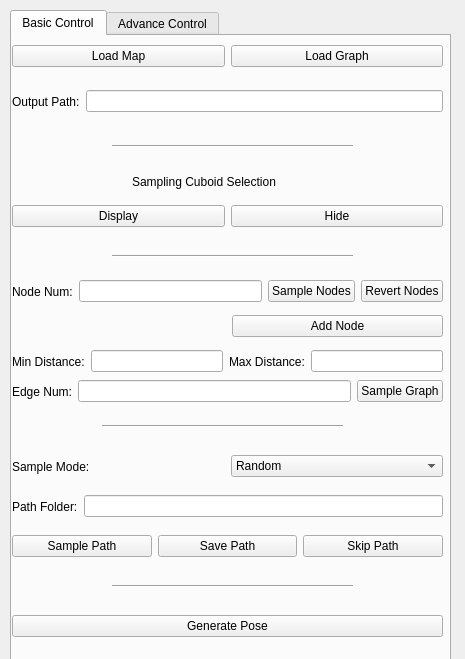
<?xml version="1.0" encoding="UTF-8"?>
<ui version="4.0">
 <class>ui_panel_from_qt</class>
 <widget class="QWidget" name="ui_panel_from_qt">
  <property name="geometry">
   <rect>
    <x>0</x>
    <y>0</y>
    <width>465</width>
    <height>659</height>
   </rect>
  </property>
  <property name="windowTitle">
   <string>Form</string>
  </property>
  <widget class="QTabWidget" name="tabWidget">
   <property name="geometry">
    <rect>
     <x>10</x>
     <y>10</y>
     <width>441</width>
     <height>651</height>
    </rect>
   </property>
   <property name="currentIndex">
    <number>0</number>
   </property>
   <widget class="QWidget" name="basic_control">
    <attribute name="title">
     <string>Basic Control</string>
    </attribute>
    <widget class="Line" name="line_4">
     <property name="geometry">
      <rect>
       <x>100</x>
       <y>100</y>
       <width>241</width>
       <height>21</height>
      </rect>
     </property>
     <property name="orientation">
      <enum>Qt::Horizontal</enum>
     </property>
    </widget>
    <widget class="QWidget" name="horizontalLayoutWidget_5">
     <property name="geometry">
      <rect>
       <x>220</x>
       <y>270</y>
       <width>211</width>
       <height>41</height>
      </rect>
     </property>
     <layout class="QHBoxLayout" name="horizontalLayout_6">
      <item>
       <widget class="QPushButton" name="add_node_button">
        <property name="text">
         <string>Add Node</string>
        </property>
       </widget>
      </item>
     </layout>
    </widget>
    <widget class="QWidget" name="horizontalLayoutWidget_4">
     <property name="geometry">
      <rect>
       <x>0</x>
       <y>240</y>
       <width>431</width>
       <height>31</height>
      </rect>
     </property>
     <layout class="QHBoxLayout" name="horizontalLayout_5">
      <item>
       <widget class="QLabel" name="label_2">
        <property name="text">
         <string>Node Num:</string>
        </property>
       </widget>
      </item>
      <item>
       <widget class="QLineEdit" name="node_num"/>
      </item>
      <item>
       <widget class="QPushButton" name="sample_node_button">
        <property name="text">
         <string>Sample Nodes</string>
        </property>
       </widget>
      </item>
      <item>
       <widget class="QPushButton" name="revert_node_button">
        <property name="text">
         <string>Revert Nodes</string>
        </property>
       </widget>
      </item>
     </layout>
    </widget>
    <widget class="QWidget" name="horizontalLayoutWidget_10">
     <property name="geometry">
      <rect>
       <x>0</x>
       <y>570</y>
       <width>431</width>
       <height>41</height>
      </rect>
     </property>
     <layout class="QHBoxLayout" name="horizontalLayout_14">
      <item>
       <widget class="QPushButton" name="generate_pose_button">
        <property name="text">
         <string>Generate Pose</string>
        </property>
       </widget>
      </item>
     </layout>
    </widget>
    <widget class="QWidget" name="horizontalLayoutWidget_2">
     <property name="geometry">
      <rect>
       <x>0</x>
       <y>160</y>
       <width>431</width>
       <height>41</height>
      </rect>
     </property>
     <layout class="QHBoxLayout" name="horizontalLayout_2">
      <item>
       <widget class="QPushButton" name="display_sampling_cuboid">
        <property name="text">
         <string>Display</string>
        </property>
       </widget>
      </item>
      <item>
       <widget class="QPushButton" name="hide_sampling_cuboid">
        <property name="text">
         <string>Hide</string>
        </property>
       </widget>
      </item>
     </layout>
    </widget>
    <widget class="QWidget" name="horizontalLayoutWidget_8">
     <property name="geometry">
      <rect>
       <x>0</x>
       <y>410</y>
       <width>431</width>
       <height>41</height>
      </rect>
     </property>
     <layout class="QHBoxLayout" name="horizontalLayout_12">
      <item>
       <widget class="QLabel" name="label_4">
        <property name="text">
         <string>Sample Mode:</string>
        </property>
       </widget>
      </item>
      <item>
       <widget class="QComboBox" name="sample_mode_combo">
        <item>
         <property name="text">
          <string>Random</string>
         </property>
        </item>
        <item>
         <property name="text">
          <string>Min-Length</string>
         </property>
        </item>
        <item>
         <property name="text">
          <string>Max-Length</string>
         </property>
        </item>
       </widget>
      </item>
     </layout>
    </widget>
    <widget class="QWidget" name="horizontalLayoutWidget_3">
     <property name="geometry">
      <rect>
       <x>0</x>
       <y>50</y>
       <width>431</width>
       <height>31</height>
      </rect>
     </property>
     <layout class="QHBoxLayout" name="horizontalLayout_4">
      <item>
       <widget class="QLabel" name="label">
        <property name="text">
         <string>Output Path:</string>
        </property>
       </widget>
      </item>
      <item>
       <widget class="QLineEdit" name="output_path_text"/>
      </item>
     </layout>
    </widget>
    <widget class="QWidget" name="horizontalLayoutWidget_6">
     <property name="geometry">
      <rect>
       <x>0</x>
       <y>310</y>
       <width>431</width>
       <height>31</height>
      </rect>
     </property>
     <layout class="QHBoxLayout" name="horizontalLayout_7">
      <item>
       <widget class="QLabel" name="label_3">
        <property name="text">
         <string>Min Distance:</string>
        </property>
       </widget>
      </item>
      <item>
       <widget class="QLineEdit" name="min_distance_input"/>
      </item>
      <item>
       <widget class="QLabel" name="label_5">
        <property name="text">
         <string>Max Distance:</string>
        </property>
       </widget>
      </item>
      <item>
       <widget class="QLineEdit" name="max_distance_input"/>
      </item>
     </layout>
    </widget>
    <widget class="QWidget" name="horizontalLayoutWidget_11">
     <property name="geometry">
      <rect>
       <x>120</x>
       <y>130</y>
       <width>191</width>
       <height>31</height>
      </rect>
     </property>
     <layout class="QHBoxLayout" name="horizontalLayout_3">
      <item>
       <widget class="QLabel" name="label_7">
        <property name="layoutDirection">
         <enum>Qt::LeftToRight</enum>
        </property>
        <property name="text">
         <string>Sampling Cuboid Selection</string>
        </property>
       </widget>
      </item>
     </layout>
    </widget>
    <widget class="Line" name="line_3">
     <property name="geometry">
      <rect>
       <x>100</x>
       <y>540</y>
       <width>241</width>
       <height>20</height>
      </rect>
     </property>
     <property name="orientation">
      <enum>Qt::Horizontal</enum>
     </property>
    </widget>
    <widget class="Line" name="line_2">
     <property name="geometry">
      <rect>
       <x>90</x>
       <y>380</y>
       <width>241</width>
       <height>20</height>
      </rect>
     </property>
     <property name="orientation">
      <enum>Qt::Horizontal</enum>
     </property>
    </widget>
    <widget class="Line" name="line">
     <property name="geometry">
      <rect>
       <x>100</x>
       <y>210</y>
       <width>241</width>
       <height>21</height>
      </rect>
     </property>
     <property name="orientation">
      <enum>Qt::Horizontal</enum>
     </property>
    </widget>
    <widget class="QWidget" name="horizontalLayoutWidget_9">
     <property name="geometry">
      <rect>
       <x>0</x>
       <y>490</y>
       <width>431</width>
       <height>41</height>
      </rect>
     </property>
     <layout class="QHBoxLayout" name="horizontalLayout_13">
      <item>
       <widget class="QPushButton" name="sample_path_button">
        <property name="text">
         <string>Sample Path</string>
        </property>
       </widget>
      </item>
      <item>
       <widget class="QPushButton" name="save_path_button">
        <property name="text">
         <string>Save Path</string>
        </property>
       </widget>
      </item>
      <item>
       <widget class="QPushButton" name="skip_path_button">
        <property name="text">
         <string>Skip Path</string>
        </property>
       </widget>
      </item>
     </layout>
    </widget>
    <widget class="QWidget" name="horizontalLayoutWidget_7">
     <property name="geometry">
      <rect>
       <x>0</x>
       <y>340</y>
       <width>431</width>
       <height>31</height>
      </rect>
     </property>
     <layout class="QHBoxLayout" name="horizontalLayout_11">
      <item>
       <widget class="QLabel" name="label_6">
        <property name="text">
         <string>Edge Num:</string>
        </property>
       </widget>
      </item>
      <item>
       <widget class="QLineEdit" name="edge_num_input"/>
      </item>
      <item>
       <widget class="QPushButton" name="sample_graph_button">
        <property name="text">
         <string>Sample Graph</string>
        </property>
       </widget>
      </item>
     </layout>
    </widget>
    <widget class="QWidget" name="horizontalLayoutWidget">
     <property name="geometry">
      <rect>
       <x>0</x>
       <y>0</y>
       <width>431</width>
       <height>41</height>
      </rect>
     </property>
     <layout class="QHBoxLayout" name="horizontalLayout">
      <item>
       <widget class="QPushButton" name="load_map_button">
        <property name="text">
         <string>Load Map</string>
        </property>
       </widget>
      </item>
      <item>
       <widget class="QPushButton" name="load_graph_button">
        <property name="text">
         <string>Load Graph</string>
        </property>
       </widget>
      </item>
     </layout>
    </widget>
    <widget class="QWidget" name="horizontalLayoutWidget_16">
     <property name="geometry">
      <rect>
       <x>0</x>
       <y>450</y>
       <width>431</width>
       <height>41</height>
      </rect>
     </property>
     <layout class="QHBoxLayout" name="horizontalLayout_16">
      <item>
       <widget class="QLabel" name="label_13">
        <property name="text">
         <string>Path Folder:</string>
        </property>
       </widget>
      </item>
      <item>
       <widget class="QLineEdit" name="ros_path_dir"/>
      </item>
     </layout>
    </widget>
   </widget>
   <widget class="QWidget" name="advance_control">
    <attribute name="title">
     <string>Advance Control</string>
    </attribute>
    <widget class="QWidget" name="horizontalLayoutWidget_12">
     <property name="geometry">
      <rect>
       <x>20</x>
       <y>500</y>
       <width>191</width>
       <height>41</height>
      </rect>
     </property>
     <layout class="QHBoxLayout" name="horizontalLayout_8">
      <item>
       <widget class="QLabel" name="label_8">
        <property name="text">
         <string>Acc Max:</string>
        </property>
       </widget>
      </item>
      <item>
       <widget class="QLineEdit" name="acc_max_input"/>
      </item>
     </layout>
    </widget>
    <widget class="QWidget" name="horizontalLayoutWidget_13">
     <property name="geometry">
      <rect>
       <x>230</x>
       <y>500</y>
       <width>191</width>
       <height>41</height>
      </rect>
     </property>
     <layout class="QHBoxLayout" name="horizontalLayout_9">
      <item>
       <widget class="QLabel" name="label_9">
        <property name="text">
         <string>Step Max:</string>
        </property>
       </widget>
      </item>
      <item>
       <widget class="QLineEdit" name="step_max_input"/>
      </item>
     </layout>
    </widget>
    <widget class="QWidget" name="horizontalLayoutWidget_14">
     <property name="geometry">
      <rect>
       <x>20</x>
       <y>440</y>
       <width>401</width>
       <height>41</height>
      </rect>
     </property>
     <layout class="QHBoxLayout" name="horizontalLayout_10">
      <item>
       <widget class="QLabel" name="label_10">
        <property name="text">
         <string>Position path suffix:</string>
        </property>
       </widget>
      </item>
      <item>
       <widget class="QComboBox" name="position_path_suffix">
        <property name="minimumContentsLength">
         <number>0</number>
        </property>
        <item>
         <property name="text">
          <string>easy</string>
         </property>
        </item>
        <item>
         <property name="text">
          <string>mid</string>
         </property>
        </item>
        <item>
         <property name="text">
          <string>hard</string>
         </property>
        </item>
       </widget>
      </item>
     </layout>
    </widget>
    <widget class="QWidget" name="horizontalLayoutWidget_15">
     <property name="geometry">
      <rect>
       <x>20</x>
       <y>390</y>
       <width>401</width>
       <height>41</height>
      </rect>
     </property>
     <layout class="QHBoxLayout" name="horizontalLayout_15">
      <item>
       <widget class="QLabel" name="label_11">
        <property name="text">
         <string>Cycle_min_nodes:</string>
        </property>
       </widget>
      </item>
      <item>
       <widget class="QLineEdit" name="cycle_min_nodes"/>
      </item>
      <item>
       <widget class="QLabel" name="label_12">
        <property name="text">
         <string/>
        </property>
       </widget>
      </item>
      <item>
       <widget class="QRadioButton" name="interactive">
        <property name="text">
         <string>Interactive</string>
        </property>
       </widget>
      </item>
     </layout>
    </widget>
    <widget class="QWidget" name="horizontalLayoutWidget_17">
     <property name="geometry">
      <rect>
       <x>20</x>
       <y>339</y>
       <width>401</width>
       <height>41</height>
      </rect>
     </property>
     <layout class="QHBoxLayout" name="horizontalLayout_17">
      <item>
       <widget class="QRadioButton" name="load_octomap">
        <property name="text">
         <string>Load octomap via GUI (loaded by roslaunch by default)</string>
        </property>
       </widget>
      </item>
     </layout>
    </widget>
   </widget>
  </widget>
 </widget>
 <resources/>
 <connections/>
</ui>
